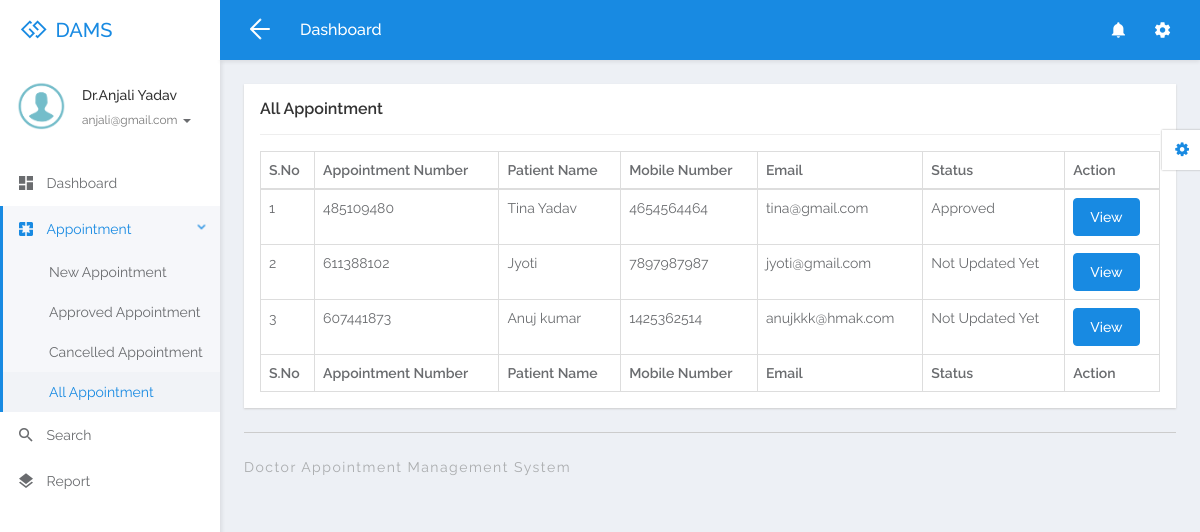
Screenshot of /doctor/all-appointment.php (signed in) with the database file from the repository.
### tables this page shows
CREATE TABLE `tbldoctor` (
  `ID` int(5) NOT NULL,
  `FullName` varchar(250) DEFAULT NULL,
  `MobileNumber` bigint(10) DEFAULT NULL,
  `Email` varchar(250) DEFAULT NULL,
  `Specialization` varchar(250) DEFAULT NULL,
  `Password` varchar(259) DEFAULT NULL,
  `CreationDate` timestamp NULL DEFAULT current_timestamp()
);

CREATE TABLE `tblappointment` (
  `ID` int(10) NOT NULL,
  `AppointmentNumber` int(10) DEFAULT NULL,
  `Name` varchar(250) DEFAULT NULL,
  `MobileNumber` bigint(20) DEFAULT NULL,
  `Email` varchar(250) DEFAULT NULL,
  `AppointmentDate` date DEFAULT NULL,
  `AppointmentTime` time DEFAULT NULL,
  `Specialization` varchar(250) DEFAULT NULL,
  `Doctor` int(10) DEFAULT NULL,
  `Message` mediumtext DEFAULT NULL,
  `ApplyDate` timestamp NULL DEFAULT current_timestamp(),
  `Remark` varchar(250) DEFAULT NULL,
  `Status` varchar(250) DEFAULT NULL,
  `UpdationDate` timestamp NULL DEFAULT NULL ON UPDATE current_timestamp()
);

### doctor/all-appointment.php (the view, shortened to what this page needs)
<?php
include('includes/dbconnection.php');
if (strlen($_SESSION['damsid']==0)) {
  header('location:logout.php');
  } else{
  ?>
<!DOCTYPE html>
<html lang="en">
<head>
	<link rel="stylesheet" href="libs/bower/font-awesome/css/font-awesome.min.css">
	<link rel="stylesheet" href="libs/bower/material-design-iconic-font/dist/css/material-design-iconic-font.css">
	<link rel="stylesheet" href="libs/bower/animate.css/animate.min.css">
	<link rel="stylesheet" href="libs/bower/fullcalendar/dist/fullcalendar.min.css">
	<link rel="stylesheet" href="libs/bower/perfect-scrollbar/css/perfect-scrollbar.css">
	<link rel="stylesheet" href="assets/css/bootstrap.css">
	<link rel="stylesheet" href="assets/css/core.css">
	<link rel="stylesheet" href="assets/css/app.css">
</head>
<body class="menubar-left menubar-unfold menubar-light theme-primary">
<?php include_once('includes/header.php');?>
<?php include_once('includes/sidebar.php');?>
<main id="app-main" class="app-main">
  <div class="wrap">
	<section class="app-content">
		<div class="row">
			<div class="col-md-12">
				<div class="widget">
					<header class="widget-header">
						<h4 class="widget-title">All Appointment</h4>
					</header>
					<hr class="widget-separator">
					<div class="widget-body">
						<div class="table-responsive">
							<table class="table table-bordered table-hover js-basic-example dataTable table-custom">
								<thead>
									<tr>
										<th>S.No</th>
										<th>Appointment Number</th>
										<th>Patient Name</th>
										<th>Mobile Number</th>
										<th>Email</th>
									<th>Status</th>
										<th>Action</th>
									</tr>
								</thead>
								<tbody>
                  <?php
              $docid=$_SESSION['damsid'];
$sql="SELECT * from  tblappointment where Doctor=:docid";
$query = $dbh -> prepare($sql);
$query-> bindParam(':docid', $docid, PDO::PARAM_STR);
$query->execute();
$results=$query->fetchAll(PDO::FETCH_OBJ);
$cnt=1;
if($query->rowCount() > 0)
{
foreach($results as $row)
{               ?>
									<tr>
										<td><?php echo htmlentities($cnt);?></td>
										<td><?php  echo htmlentities($row->AppointmentNumber);?></td>
										<td><?php  echo htmlentities($row->Name);?></td>
										<td><?php  echo htmlentities($row->MobileNumber);?></td>
										<td><?php  echo htmlentities($row->Email);?></td>
                                        <?php if($row->Status==""){ ?>
                     <td><?php echo "Not Updated Yet"; ?></td>
<?php } else { ?>                  <td><?php  echo htmlentities($row->Status);?>
                  </td>
                  <?php } ?>
										<td><a href="view-appointment-detail.php?editid=<?php echo htmlentities ($row->ID);?>&&aptid=<?php echo htmlentities ($row->AppointmentNumber);?>" class="btn btn-primary">View</a></td>
									</tr>
								 <?php $cnt=$cnt+1;}} ?>
								</tbody>
                  <tfoot>
                  <tr>
                  <th>S.No</th>
										<th>Appointment Number</th>
										<th>Patient Name</th>
										<th>Mobile Number</th>
										<th>Email</th>
										<th>Status</th>
										<th>Action</th>
                  </tr>
                </tfoot>
							</table>
						</div>
					</div>
				</div>
			</div>
		</div>
	</section>
</div>
  <?php include_once('includes/footer.php');?>
</main>
<?php include_once('includes/customizer.php');?>
</body>
</html>
<?php }  ?>

### doctor/includes/sidebar.php (shortened to what this page needs)
<aside id="menubar" class="menubar light">
  <div class="app-user">
    <div class="media">
      <div class="media-left">
        <div class="avatar avatar-md avatar-circle">
          <a href="javascript:void(0)"><img class="img-responsive" src="assets/images/images.png" alt="avatar"/></a>
        </div>
      </div>
      <div class="media-body">
        <div class="foldable">
          <?php
$eid=$_SESSION['damsid'];
$sql="SELECT FullName,Email from  tbldoctor where ID=:eid";
$query = $dbh -> prepare($sql);
$query->bindParam(':eid',$eid,PDO::PARAM_STR);
$query->execute();
$results=$query->fetchAll(PDO::FETCH_OBJ);
foreach($results as $row)
{
$email=$row->Email;
$fname=$row->FullName;
}   ?>
          <h5><a href="javascript:void(0)" class="username"><?php  echo $fname ;?></a></h5>
          <ul>
            <li class="dropdown">
              <a href="javascript:void(0)" class="dropdown-toggle usertitle" data-toggle="dropdown" aria-haspopup="true" aria-expanded="false">
                <small><?php  echo $email;?></small>
                <span class="caret"></span>
              </a>
            </li>
          </ul>
        </div>
      </div>
    </div>
  </div>
  <div class="menubar-scroll">
    <div class="menubar-scroll-inner">
      <ul class="app-menu">
        <li class="has-submenu">
          <a href="dashboard.php">
            <i class="menu-icon zmdi zmdi-view-dashboard zmdi-hc-lg"></i>
            <span class="menu-text">Dashboard</span>
          </a>
        </li>
       <li class="has-submenu">
          <a href="javascript:void(0)" class="submenu-toggle">
            <i class="menu-icon zmdi zmdi-pages zmdi-hc-lg"></i>
            <span class="menu-text">Appointment</span>
            <i class="menu-caret zmdi zmdi-hc-sm zmdi-chevron-right"></i>
          </a>
          <ul class="submenu">
            <li><a href="new-appointment.php"><span class="menu-text">New Appointment</span></a></li>
            <li><a href="approved-appointment.php"><span class="menu-text">Approved Appointment</span></a></li>
            <li><a href="cancelled-appointment.php"><span class="menu-text">Cancelled Appointment</span></a></li>
            <li><a href="all-appointment.php"><span class="menu-text">All Appointment</span></a></li>
          </ul>
        </li>
        <li>
          <a href="search.php">
            <i class="menu-icon zmdi zmdi-search zmdi-hc-lg"></i>
            <span class="menu-text">Search</span>
          </a>
        </li>
        <li>
          <a href="appointment-bwdates.php">
            <i class="menu-icon zmdi zmdi-layers zmdi-hc-lg"></i>
            <span class="menu-text">Report</span>
          </a>
        </li>
      </ul>
    </div>
  </div>
</aside>

### rows the page displays
tbldoctor: FullName "Dr.Anjali Yadav", Email "anjali@gmail.com"
tblappointment: AppointmentNumber "485109480", Name "Tina Yadav", MobileNumber "4654564464", Email "tina@gmail.com", Status "Approved"
tblappointment: AppointmentNumber "611388102", Name "Jyoti", MobileNumber "7897987987", Email "jyoti@gmail.com", shows "Not Updated Yet"
tblappointment: AppointmentNumber "607441873", Name "Anuj kumar", MobileNumber "1425362514", Email "anujkkk@hmak.com", shows "Not Updated Yet"
